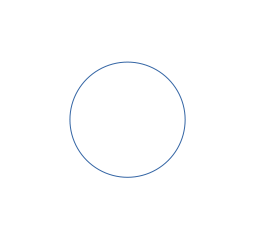
#> input picture ballardHT/circle_tmpl.png, 259 x 244 px, given in place of circle_tmpl.jpg, which was not available
$ jupyter execute ballardHT.ipynb
#> lines starting #> are read from the running program, lines starting #| are printed output that depends on the picture; pictures that were not available may be replaced by others from this repository, and a replacement may not be noted
[cell 1]
## Load useful libraries
import numpy as np
from numba import njit
from cv2 import filter2D, imread, imshow, waitKey, destroyAllWindows
from collections import defaultdict

[cell 2]
def show(img, normalize = False, title = 'DEFAULT', delay=0):
    ''' Function for image display.'''
    if normalize:
        img = (img // np.max(img) * 255).astype(np.uint8)

    imshow(title, img)
    waitKey(delay)
    destroyAllWindows()

[cell 3]
def getSobel(img, threshold=50):
    ''' This function approximates the derivatives of an image by convolving with Sobel kernels.
        :param img: Grayscale image of type np.ndarray.
        :param threshold: Threshold the results of the convolution with this value. Defaults to 50.
        :rtype: Tuple(int[:, :], int[:, :]).
        '''

    sobel = np.array([[-1, 0, 1], [-2, 0, 2], [-1, 0, 1]])

    dX = filter2D(img,-1, sobel)
    dX = np.where(np.abs(dX) < threshold, 0, dX)

    dY = filter2D(img,-1, sobel.T)
    dY = np.where(np.abs(dY) < threshold, 0, dY)

    return (dX.astype(np.intc), dY.astype(np.intc))

[cell 4]
@njit
def getOrientations(dX, dY):
    ''' This function returns the gradient orientations in degrees.
        :rtype: int[:, :]
    '''
    return np.degrees(np.arctan2(dY, dX)).astype(np.intc)

[cell 5]
@njit(nogil=True, cache=True)
def getIndices(dX, dY):
    ''' This function returns the indices of the pixels that have at least one non-zero partial derivative.
        :rtype: tuple(int[:], int[:])
    '''
    m, n = dX.shape
    I = []
    J = []

    for i in range(m):
        for j in range(n):
            if dX[i, j] != 0 or dY[i, j] != 0:
                I.append(i)
                J.append(j)

    return np.array(I).astype(np.intc), np.array(J).astype(np.intc)

[cell 6]
def buildTable(template, refPoint):
    ''' This function returns the RTable of a shape.
        :param template: Image of the template shape.
        :param refPoint: Reference point used for building the RTable.
        :rtype: dict(list) // dict keys are the gradient orientations at the edges and the lists contains
        the difference between the reference point and the edge's location.
    '''
    dX, dY = getSobel(template)
    I, J = getIndices(dX, dY)
    orientations = getOrientations(dX[I, J], dY[I, J])

    dR_x = I - refPoint[0]
    dR_y = J - refPoint[1]

    r_table = defaultdict(list)

    for k, phi in enumerate(orientations):r_table[phi].append((dR_x[k], dR_y[k]))

    return r_table

[cell 7]
@njit
def getValidIndices(I, J, i_limit, j_limit):
    ''' This function is used to ensure that the candidates for reference point in the query image are in the               bounds of the image.
        :params I, J: np.ndarray array must be of shape (N,).
        :params i_limit, j_limit: The upper bounds that the refPoint must respect.
        :rtype: Tuple(list).
    '''
    I_res = []
    J_res = []

    m = len(I)

    for i in range(m):
        if (I[i] >= 0 and I[i] < i_limit) and (J[i] >= 0 and J[i] < j_limit):
            I_res.append(I[i])
            J_res.append(J[i])

    return I_res, J_res

[cell 8]
def buildAccum(query_img, r_table):
    ''' Takes as input a query image and the R table of the template returns the accumulator.
        :param query_image: Grayscale image.
        :param r_table: RTable of the target shape.
        :rtype: np.ndarray // Same shape as the query image.
    '''
    m, n = img.shape

    dX, dY = getSobel(img, 70)
    I, J = getIndices(dX, dY)
    orientations = getOrientations(dX[I, J], dY[I, J])

    accum = np.empty_like(img).astype(np.uint64)

    for phi in r_table.keys():
        phi_index = np.argwhere(orientations==phi)

        I_phi = I[phi_index]
        J_phi = J[phi_index]

        for dr in r_table[phi]:
            I_refs = I_phi + dr[0]
            J_refs = J_phi + dr[1]

            N = len(I_refs,)
            I_refs = I_refs.reshape((N,))
            J_refs = J_refs.reshape((N,))
            I_valids, J_valids = getValidIndices(I_refs, J_refs, m, n)

            accum[I_valids, J_valids] += 1

    return accum

[cell 9]
def findMaxima(accum, numOfMaxima, delta):
    ''' This function returns the local maximas of the accumulator.
        :param accum: The accumulator for the query image.
        :param delta: The radius around the local maxima to set to zero.
        :rtype: list(tuple)
    '''

    maximas = []

    for i in range(numOfMaxima):

        maxima = np.argwhere(accum == np.max(accum))[0]
        x, y = maxima[0], maxima[1]
        maximas.append((x ,y))
        accum[x - delta : x + delta, y - delta : y + delta] = 0

    return maximas

[cell 10]
tmpl = imread('circle_tmpl.jpg', 0)
#> tmpl: shape (244, 259); min 96, max 255, mean 254.1
m, n = tmpl.shape
#> m = 244; n = 259

table = buildTable(tmpl, [m//2, n//2])
#> in getSobel, `dX = filter2D(img,-1, sobel)`:
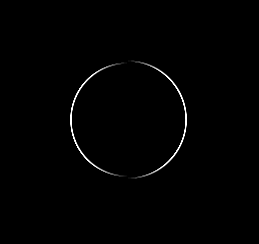
#> dX: shape (244, 259); min 0, max 255, mean 1.9
#> in buildTable, `dX, dY = getSobel(template)`: dX: shape (244, 259) int32; 165 distinct labels, from 0 to 255
#> in buildTable, `dX, dY = getSobel(template)`: dY: shape (244, 259) int32; 166 distinct labels, from 0 to 255
#> in buildTable, `I, J = getIndices(dX, dY)`: I = 983 values from 61 to 178; J = 983 values, max 186 at index 462, min 69 at index 522, mean 127.6
#> in buildTable, `orientations = getOrientations(dX[I, J], dY[I, J])`: orientations = 983 values, max 90 at index 4, min 0 at index 0, mean 45.24
#> in buildTable, `dR_x = I - refPoint[0]`: dR_x = 983 values from -61 to 56
#> in buildTable, `dR_y = J - refPoint[1]`: dR_y = 983 values, max 57 at index 462, min -60 at index 522, mean -1.37
#> the loop in buildTable, `for k, phi in enumerate(orientations):r_table[phi].append((dR_x[k], dR..` made 983 passes
#> phi on passes 1 to 3: 0, 0, 0
#> table = 70 items

img = imread('circle_tmpl.jpg', 0)
accum = buildAccum(img, table)
#> in buildAccum, `dX, dY = getSobel(img, 70)`: dX: shape (244, 259) int32; 148 distinct labels, from 0 to 255
#> in buildAccum, `dX, dY = getSobel(img, 70)`: dY: shape (244, 259) int32; 147 distinct labels, from 0 to 255
#> in buildAccum, `I, J = getIndices(dX, dY)`: I = 913 values from 62 to 178; J = 913 values, max 186 at index 422, min 69 at index 493, mean 127.6
#> in buildAccum, `orientations = getOrientations(dX[I, J], dY[I, J])`: orientations = 913 values, max 90 at index 0, min 0 at index 11, mean 44.92
#> the loop in buildAccum, `for phi in r_table.keys():` made 70 passes
#> (phi, phi_index, I_phi, J_phi) on passes 3, 6, 7, 8, 11: (73, [51], [64], [115]), (70, [48, 74, 864, 894], [64, 65, 176, 177], [112, 112, 142, 140]), (71, [49, 75], [64, 65], [113, 113]), (72, [50, 863], [64, 176], [114, 141]), (66, [71, 833, 849], [65, 174, 175], [109, 146, 145])
#> phi on passes 2, 4, 5, 9, 10, 30: 90, 76, 78, 75, 77, 45
#> after the loop in buildAccum, `for phi in r_table.keys():`:
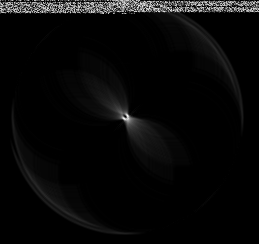
#> accum: shape (244, 259) uint64; min 0, max 299, mean 10.2; drawn with min black and max white

for x in findMaxima(accum, 1, 30):
    img[x] = 0
#> this loop made 1 pass
#> x on pass 1: (115, 127)
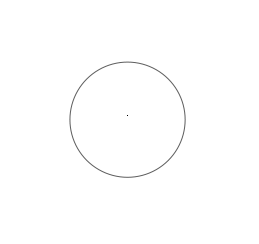
#> img: shape (244, 259); min 0, max 255, mean 254.1

show(img)
